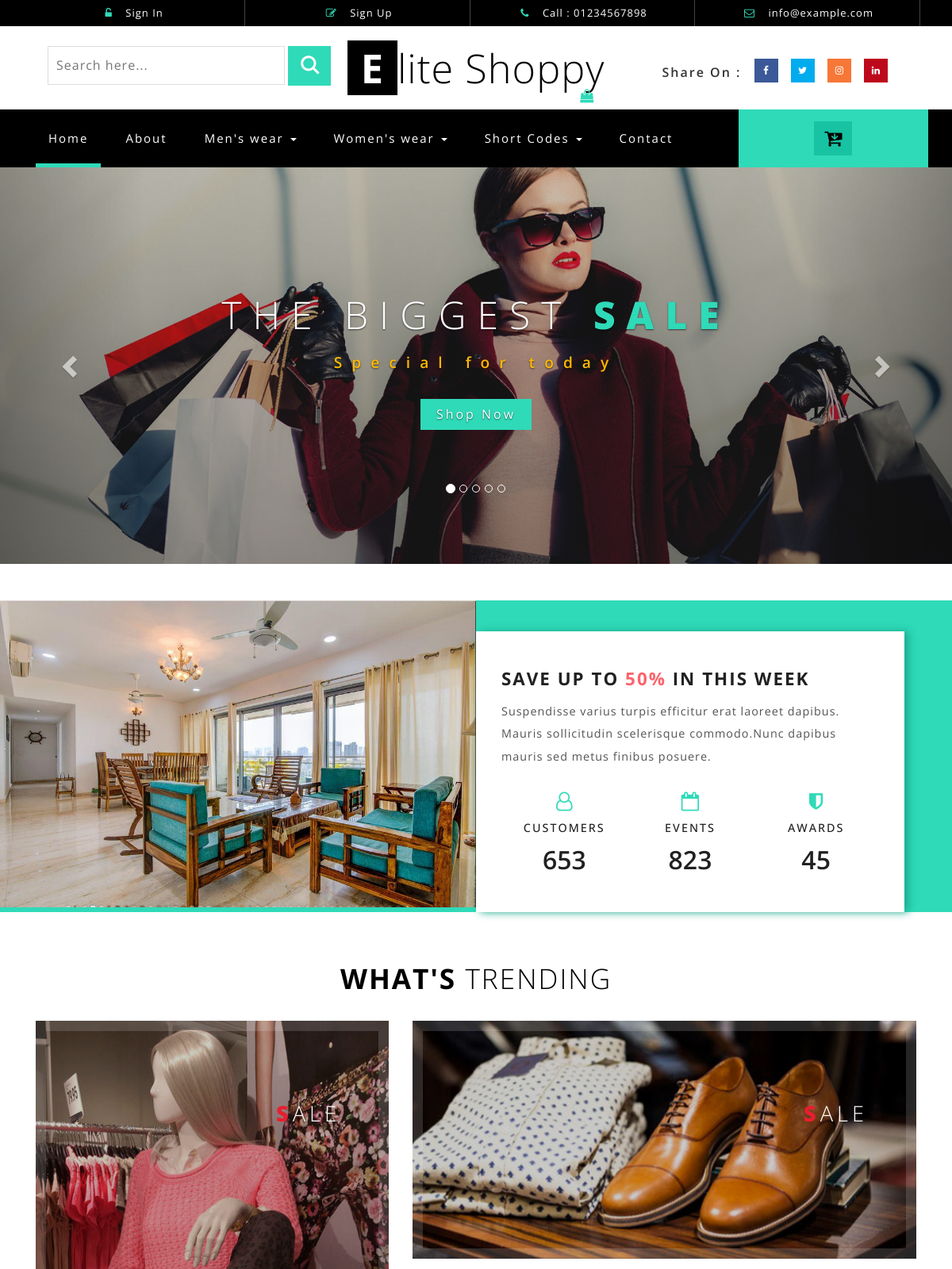
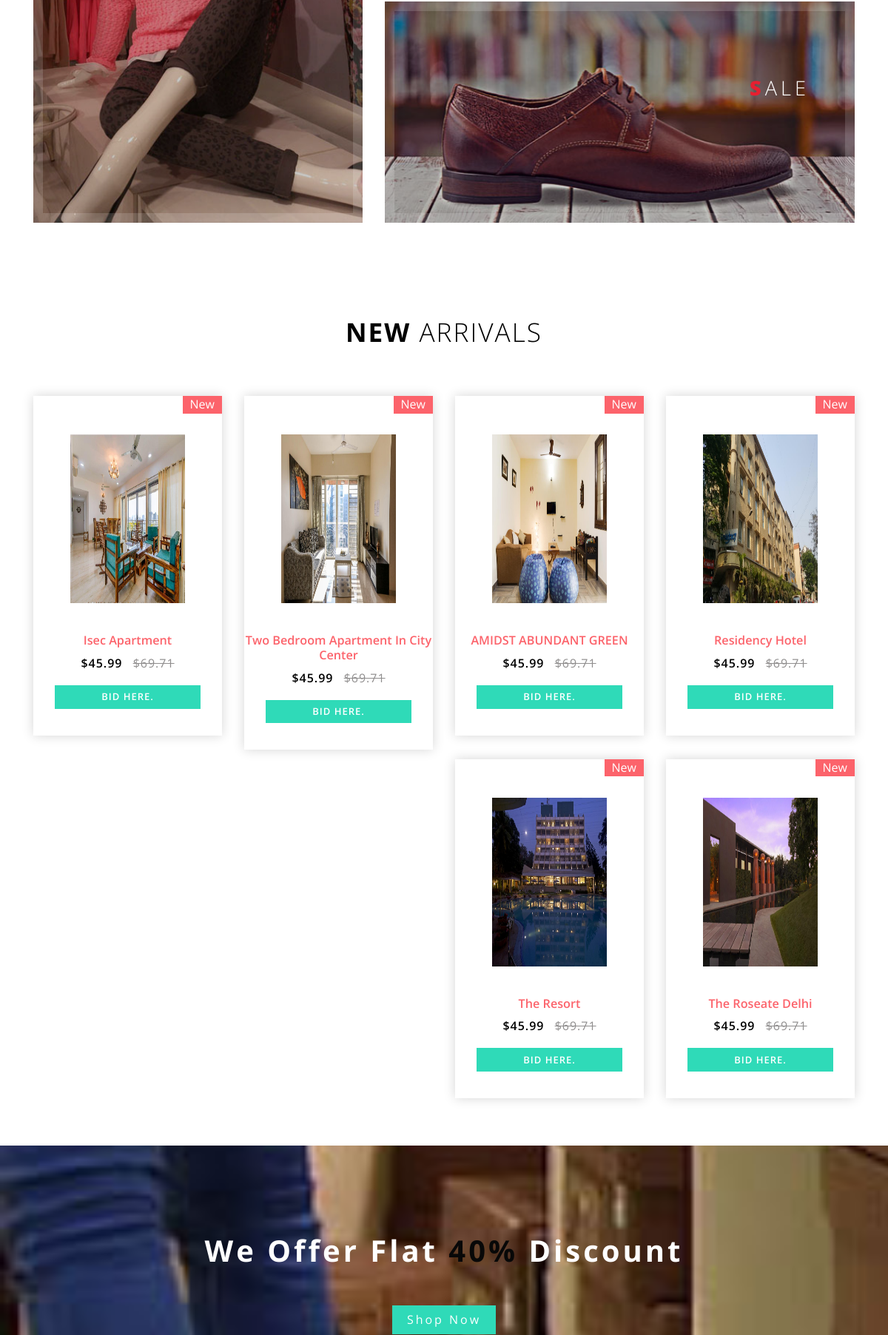
The page / (upper part) on the database its author committed (2 pictures, top to bottom).
### tables this page shows
CREATE TABLE `producttbl` (
  `pid` int(11) NOT NULL,
  `pname` varchar(1000) DEFAULT NULL,
  `ptypeid` int(11) DEFAULT NULL,
  `sellerid` int(11) DEFAULT NULL,
  `startingbid` bigint(20) DEFAULT NULL,
  `auth` int(11) DEFAULT NULL,
  `area_sq_feet` int(11) DEFAULT NULL,
  `prop_address` varchar(200) DEFAULT NULL,
  `page` int(11) DEFAULT NULL
);

### web/index.php (the view, shortened to what this page needs)
<!DOCTYPE html>
<html>
<head>
<link href="css/bootstrap.css" rel="stylesheet" type="text/css" media="all" />
<link href="css/style.css" rel="stylesheet" type="text/css" media="all" />
<link href="css/font-awesome.css" rel="stylesheet">
<link href="css/easy-responsive-tabs.css" rel='stylesheet' type='text/css'/>
</head>
<body>
<div class="header" id="home">
	<div class="container">
		<ul>
		    <li> <a href="#" data-toggle="modal" data-target="#myModal"><i class="fa fa-unlock-alt" aria-hidden="true"></i> Sign In </a></li>
			<li> <a href="#" data-toggle="modal" data-target="#myModal2"><i class="fa fa-pencil-square-o" aria-hidden="true"></i> Sign Up </a></li>
			<li><i class="fa fa-phone" aria-hidden="true"></i> Call : 01234567898</li>
			<li><i class="fa fa-envelope-o" aria-hidden="true"></i> <a href="mailto:info@example.com">info@example.com</a></li>
		</ul>
	</div>
</div>
<div class="header-bot">
	<div class="header-bot_inner_wthreeinfo_header_mid">
		<div class="col-md-4 header-middle">
			<form action="#" method="post">
					<input type="search" name="search" placeholder="Search here..." required="">
					<input type="submit" value=" ">
			</form>
		</div>
			<div class="col-md-4 logo_agile">
				<h1><a href="index.html"><span>E</span>lite Shoppy <i class="fa fa-shopping-bag top_logo_agile_bag" aria-hidden="true"></i></a></h1>
			</div>
		<div class="col-md-4 agileits-social top_content">
						<ul class="social-nav model-3d-0 footer-social w3_agile_social">
						                                   <li class="share">Share On : </li>
															<li><a href="#" class="facebook">
																  <div class="front"><i class="fa fa-facebook" aria-hidden="true"></i></div>
																  <div class="back"><i class="fa fa-facebook" aria-hidden="true"></i></div></a></li>
															<li><a href="#" class="twitter">
																  <div class="front"><i class="fa fa-twitter" aria-hidden="true"></i></div>
																  <div class="back"><i class="fa fa-twitter" aria-hidden="true"></i></div></a></li>
															<li><a href="#" class="instagram">
																  <div class="front"><i class="fa fa-instagram" aria-hidden="true"></i></div>
																  <div class="back"><i class="fa fa-instagram" aria-hidden="true"></i></div></a></li>
															<li><a href="#" class="pinterest">
																  <div class="front"><i class="fa fa-linkedin" aria-hidden="true"></i></div>
																  <div class="back"><i class="fa fa-linkedin" aria-hidden="true"></i></div></a></li>
														</ul>
		</div>
		<div class="clearfix"></div>
	</div>
</div>
<div class="ban-top">
	<div class="container">
		<div class="top_nav_left">
			<nav class="navbar navbar-default">
			  <div class="container-fluid">
				<div class="collapse navbar-collapse menu--shylock" id="bs-example-navbar-collapse-1">
				  <ul class="nav navbar-nav menu__list">
					<li class="active menu__item menu__item--current"><a class="menu__link" href="index.html">Home <span class="sr-only">(current)</span></a></li>
					<li class=" menu__item"><a class="menu__link" href="about.html">About</a></li>
					<li class="dropdown menu__item">
						<a href="#" class="dropdown-toggle menu__link" data-toggle="dropdown" role="button" aria-haspopup="true" aria-expanded="false">Men's wear <span class="caret"></span></a>
					</li>
					<li class="dropdown menu__item">
						<a href="#" class="dropdown-toggle menu__link" data-toggle="dropdown" role="button" aria-haspopup="true" aria-expanded="false">Women's wear <span class="caret"></span></a>
					</li>
					<li class="menu__item dropdown">
					   <a class="menu__link" href="#" class="dropdown-toggle" data-toggle="dropdown">Short Codes <b class="caret"></b></a>
					</li>
					<li class=" menu__item"><a class="menu__link" href="contact.html">Contact</a></li>
				  </ul>
				</div>
			  </div>
			</nav>
		</div>
		<div class="top_nav_right">
			<div class="wthreecartaits wthreecartaits2 cart cart box_1">
						<form action="#" method="post" class="last">
						<button class="w3view-cart" type="submit" name="submit" value=""><i class="fa fa-cart-arrow-down" aria-hidden="true"></i></button>
					</form>
						</div>
		</div>
		<div class="clearfix"></div>
	</div>
</div>
	<div id="myCarousel" class="carousel slide" data-ride="carousel">
		<ol class="carousel-indicators">
			<li data-target="#myCarousel" data-slide-to="0" class="active"></li>
			<li data-target="#myCarousel" data-slide-to="1" class=""></li>
			<li data-target="#myCarousel" data-slide-to="2" class=""></li>
			<li data-target="#myCarousel" data-slide-to="3" class=""></li>
			<li data-target="#myCarousel" data-slide-to="4" class=""></li>
		</ol>
		<div class="carousel-inner" role="listbox">
			<div class="item active">
				<div class="container">
					<div class="carousel-caption">
						<h3>The Biggest <span>Sale</span></h3>
						<p>Special for today</p>
						<a class="hvr-outline-out button2" href="mens.html">Shop Now </a>
					</div>
				</div>
			</div>
		</div>
		<a class="left carousel-control" href="#myCarousel" role="button" data-slide="prev">
			<span class="glyphicon glyphicon-chevron-left" aria-hidden="true"></span>
		</a>
		<a class="right carousel-control" href="#myCarousel" role="button" data-slide="next">
			<span class="glyphicon glyphicon-chevron-right" aria-hidden="true"></span>
		</a>
    </div>
	<br>
	<br>
	<div class="schedule-bottom">
		<div class="col-md-6 agileinfo_schedule_bottom_left">
			<img src="../web/web_images/Apartments/isec_apartment/1.jpg" alt="" class="img-responsive" />
		</div>
		<div class="col-md-6 agileits_schedule_bottom_right">
			<div class="w3ls_schedule_bottom_right_grid">
				<h3>Save up to <span>50%</span> in this week</h3>
				<p>Suspendisse varius turpis efficitur erat laoreet dapibus.
					Mauris sollicitudin scelerisque commodo.Nunc dapibus mauris sed metus finibus posuere.</p>
				<div class="col-md-4 w3l_schedule_bottom_right_grid1">
					<i class="fa fa-user-o" aria-hidden="true"></i>
					<h4>Customers</h4>
					<h5 class="counter">653</h5>
				</div>
				<div class="col-md-4 w3l_schedule_bottom_right_grid1">
					<i class="fa fa-calendar-o" aria-hidden="true"></i>
					<h4>Events</h4>
					<h5 class="counter">823</h5>
				</div>
				<div class="col-md-4 w3l_schedule_bottom_right_grid1">
					<i class="fa fa-shield" aria-hidden="true"></i>
					<h4>Awards</h4>
					<h5 class="counter">45</h5>
				</div>
				<div class="clearfix"> </div>
			</div>
		</div>
	</div>
	<div class="banner-bootom-w3-agileits">
	<div class="container">
		<h3 class="wthree_text_info">What's <span>Trending</span></h3>
		<div class="col-md-5 bb-grids bb-left-agileits-w3layouts">
			<a href="womens.html">
			   <div class="bb-left-agileits-w3layouts-inner grid">
					<figure class="effect-roxy">
							<img src="images/bb1.jpg" alt=" " class="img-responsive" />
							<figcaption>
								<h3><span>S</span>ale </h3>
							</figcaption>
						</figure>
			    </div>
			</a>
		</div>
		<div class="col-md-7 bb-grids bb-middle-agileits-w3layouts">
		      <a href="mens.html">
		       <div class="bb-middle-agileits-w3layouts grid">
			           <figure class="effect-roxy">
							<img src="images/bottom3.jpg" alt=" " class="img-responsive" />
							<figcaption>
								<h3><span>S</span>ale </h3>
							</figcaption>
						</figure>
		        </div>
				</a>
				<a href="mens.html">
		      <div class="bb-middle-agileits-w3layouts forth grid">
						<figure class="effect-roxy">
							<img src="images/bottom4.jpg" alt=" " class="img-responsive">
							<figcaption>
								<h3><span>S</span>ale </h3>
							</figcaption>
						</figure>
					</div>
					</a>
	</div>
	</div>
    </div>
	<div class="new_arrivals_agile_w3ls_info">
		<div class="container">
		    <h3 class="wthree_text_info">New <span>Arrivals</span></h3>
					<?php
						$servername = 'localhost';
						$username = 'vikram';
						$database = 'vh_auctionproject';
						$password = 'vikram1234';
						$web_img_dir = 'web_images/';
						$conn = new mysqli($servername,$username,$password,$database);
						if($conn){
							$sql = "select * from producttbl A
							inner join usertbl B on B.userid = A.sellerid
							inner join producttypetbl C on C.ptypeid = A.ptypeid;";
							$results = mysqli_query($conn,$sql);
							foreach($results as $row){
								$pid = $row['pid'];
								$getProImg = "SELECT * FROM `productimgtbl` WHERE pid = ".$pid.";";
								$propertyFolder = str_replace(' ','_',strtolower($row['pname']));
								$ptypeFolder = $row['typename'];
								$dir =  $web_img_dir.$ptypeFolder."/".$propertyFolder."/";
								$propertyPhotos = mysqli_query($conn,$getProImg);
								$photolist = array();
								foreach($propertyPhotos as $photo){
									array_push($photolist,$dir.$photo['imgsrc']);
								}
								?>
									<div class="col-md-3 product-men">
									<div class="men-pro-item simpleCart_shelfItem">
										<div class="men-thumb-item">
											<img src="<?php echo $photolist[0]?> " width="500" height="300" alt="" class="pro-image-front">
												<span class="product-new-top">New</span>
										</div>
										<div class="item-info-product ">
											<h4><a href="single.html"> <?php echo $row['pname'] ?> </a></h4>
											<div class="info-product-price">
												<span class="item_price">$45.99</span>
												<del>$69.71</del>
											</div>
											<div class="snipcart-details top_brand_home_details item_add single-item hvr-outline-out button2">
																<form action="#" method="post">
																	<fieldset>
																		<input type="submit" name="submit" value="Bid Here." class="button" />
																	</fieldset>
																</form>
															</div>
										</div>
									</div>
								</div>
					<?php
							 }
						}
					?>
			</div>
		</div>
		<div class="sale-w3ls">
			<div class="container">
				<h6>We Offer Flat <span>40%</span> Discount</h6>
				<a class="hvr-outline-out button2" href="single.html">Shop Now </a>
			</div>
		</div>
</body>
</html>

### web/css/easy-responsive-tabs.css (style rules this page uses)
body { margin: 0px; padding: 0px; }
ul.resp-tabs-list, p { margin: 0px; padding: 0px; }

### rows shown on the page
producttbl: shows a picture, pname "Isec Apartment"
producttbl: shows a picture, pname "Two Bedroom Apartment In City Center"
producttbl: shows a picture, pname "AMIDST ABUNDANT GREEN"
producttbl: shows a picture, pname "Residency Hotel"
producttbl: shows a picture, pname "The Resort"
producttbl: shows a picture, pname "The Roseate Delhi"
